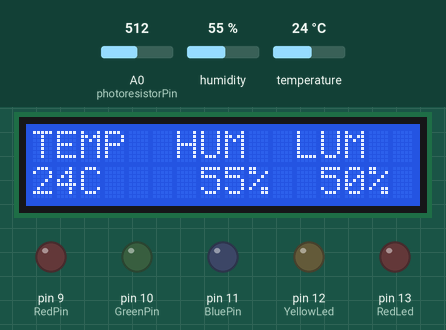
This sketch was run on a simulated Arduino Uno, built with avr-gcc and run on an emulated ATmega328P. Parts: 16×2 character LCD, output pins drawn as LEDs (lit = HIGH). The test bench sets the inputs (shaded band); at power-on: temperature 24 °C, A0 (photoresistorPin) = 512, humidity 55 %. What the sketch prints to the serial monitor is not drawn.

Above: at 1.2 s.
1.3 s: temperature set to 26 °C
At 3.3 s:
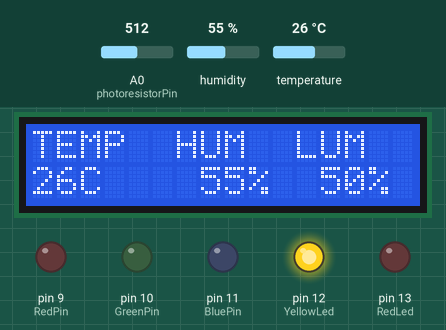
4.0 s: A0 (photoresistorPin) set to 488
At 4.6 s:
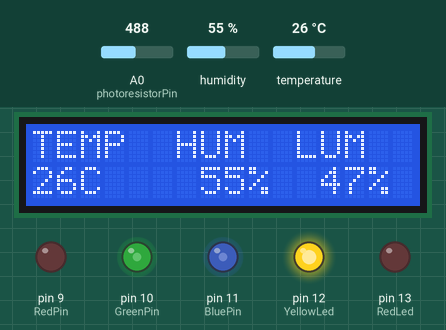
6.7 s: temperature set to 12 °C
At 9.4 s:
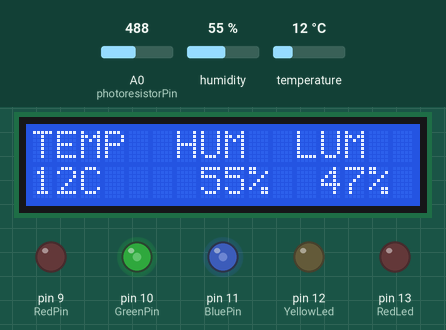
9.7 s: temperature set to 28 °C
At 10.9 s:
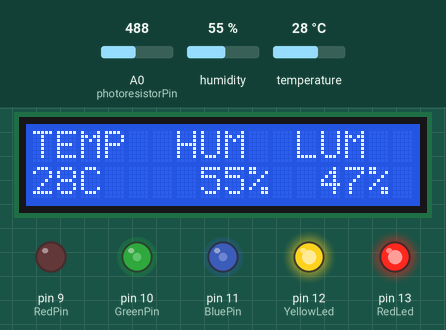
12.4 s: A0 (photoresistorPin) set to 510
At 14.7 s:
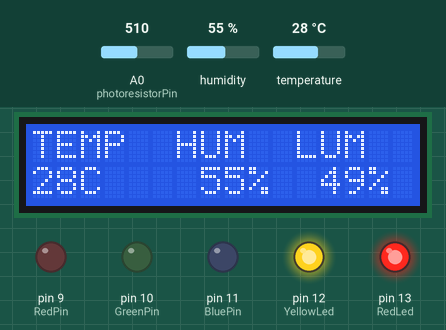
15.7 s: humidity set to 22 %
At 17.2 s:
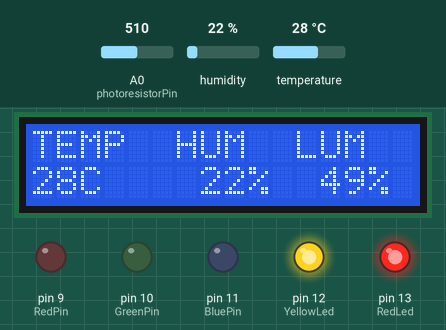
Timing chart, 0 to 18.7 s (numbered marks = the images above; inputs shaded):
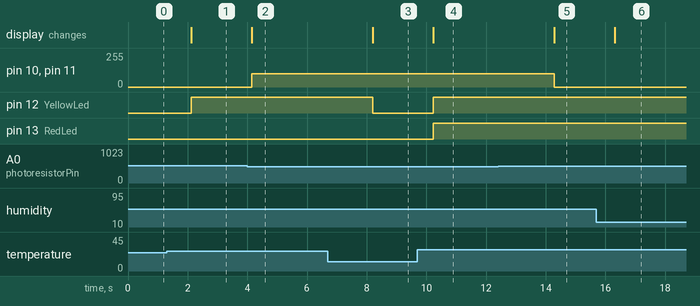

The sketch:

Huerto_Digital_Temperatura.ino
```cpp
/*

HUERTO DIGITAL

  - TEMPERATURE SENSOR
  - HUMIDITY SENSOR
  - LIGHT SENSOR
  - LCD
  - LEDS

*/

// DHT: temperature and humidity sensor
#include "DHT.h"
#define DHTPIN 8
#define DHTTYPE DHT11
DHT dht(DHTPIN, DHTTYPE);

// LCD
#include <LiquidCrystal.h>
LiquidCrystal lcd(7,6,5,4,3,2);

// Photoresistor: light sensor
const int photoresistorPin = A0;
int threshold = 500; // lectura analógica (0-1023) por debajo de la cual está oscuro

// Potentiometer
int potentiometer = A1;

// Normal LEDs
int RedLed = 13;
int YellowLed = 12;

// RGB LED
int RedPin = 9;
int GreenPin = 10;
int BluePin = 11;

void setup(){

  Serial.begin(9600); // baud rate

  Serial.println("Medidas para nuestras plantitas!");

  pinMode(RedLed, OUTPUT); // LED rojo
  pinMode(YellowLed, OUTPUT); // LED amarillo

  // RGB LED
  pinMode(RedPin, OUTPUT); // R
  pinMode(GreenPin, OUTPUT); // G
  pinMode(BluePin, OUTPUT); // B

  dht.begin();

  lcd.begin(16, 2); // activamos todos los cuadros del LCD
  lcd.clear(); // lo reseteamos cada vez que iniciemos la máquina

  // Fila 0 (cabeceras), alineadas con los valores de la fila 1:
  // col: 0123456789012345
  //      TEMP  HUM  LUM
  //      23C    45%  78%
  lcd.setCursor(0,0);
  lcd.print("TEMP");
  lcd.setCursor(6,0);
  lcd.print("HUM");
  lcd.setCursor(11,0);
  lcd.print("LUM");
}


void loop(){

  int light = analogRead(photoresistorPin); // 0-1023
  int lum = map(light, 0, 1023, 0, 100);    // 0-100 %

  // Leemos como float: si la lectura falla, la librería devuelve NaN
  float hum = dht.readHumidity();
  float temp = dht.readTemperature(); // en Celsius

  // Check if any reads failed and try again after a pause.
  if (isnan(hum) || isnan(temp)) {
    Serial.println("Failed to read from DHT sensor!");
    lcd.setCursor(0,1);
    lcd.print("Error sensor DHT");
    delay(2000);
    return;
  }

  // Serial monitor
  Serial.print("Humidity: ");
  Serial.print(hum, 0);
  Serial.print(" %  ");
  Serial.print("Temperature: ");
  Serial.print(temp, 0);
  Serial.print(" C ");
  Serial.print(" Luminosity: ");
  Serial.print(lum);
  Serial.println(" %");

  // LCD: escribimos la fila 1 completa (16 caracteres) con anchos fijos,
  // así no quedan restos de valores anteriores en la pantalla.
  // El DHT11 mide en grados enteros, así que mostramos la temperatura sin decimales.
  char line[17];
  snprintf(line, sizeof(line), "%2ldC   %3ld%% %3d%% ", lround(temp), lround(hum), lum);
  lcd.setCursor(0,1);
  lcd.print(line);

  // Conditions temperature
  digitalWrite(YellowLed, temp >= 25 ? HIGH : LOW); // LEDs amarillos a partir de 25 ºC
  digitalWrite(RedLed,    temp >= 28 ? HIGH : LOW); // LEDs rojos a partir de 28 ºC

  if (light < threshold) {        // if it's dark turn the LED on
    cyan();
  }
  else {                          // if it isn't dark turn the LED off
    turnOff();                    // call the turn off function
  }

  delay(2000); // tiempo entre medidas (2s)

}

void red () {

  //set the LED pins to values that make red
  analogWrite(RedPin, 100);
  analogWrite(GreenPin, 0);
  analogWrite(BluePin, 0);
}
void orange () {

  //set the LED pins to values that make orange
  analogWrite(RedPin, 100);
  analogWrite(GreenPin, 50);
  analogWrite(BluePin, 0);
}
void yellow () {

  //set the LED pins to values that make yellow
  analogWrite(RedPin, 100);
  analogWrite(GreenPin, 100);
  analogWrite(BluePin, 0);
}
void green () {

  //set the LED pins to values that make green
  analogWrite(RedPin, 0);
  analogWrite(GreenPin, 100);
  analogWrite(BluePin, 0);
}
void cyan () {

  //set the LED pins to values that make cyan
  analogWrite(RedPin, 0);
  analogWrite(GreenPin, 100);
  analogWrite(BluePin, 100);
}
void blue () {

  //set the LED pins to values that make blue
  analogWrite(RedPin, 0);
  analogWrite(GreenPin, 0);
  analogWrite(BluePin, 100);
}
void magenta () {

  //set the LED pins to values that make magenta
  analogWrite(RedPin, 100);
  analogWrite(GreenPin, 0);
  analogWrite(BluePin, 100);
}
void turnOff () {

  //set all three LED pins to 0 or OFF
  analogWrite(RedPin, 0);
  analogWrite(GreenPin, 0);
  analogWrite(BluePin, 0);
}
```

Measured:
- the behaviour switches between 24 and 25 °C on temperature (found by bisection; images 0 and 1)
- the behaviour switches between 500 and 499 on A0 (photoresistorPin) (found by bisection; images 1 and 2)
- after the input at 1.3 s, pin 12 (YellowLed): LOW → HIGH after 0.82 s; the display: changes after 0.82 s (image 1)
- after the input at 4.0 s, pin 10 (GreenPin), pin 11 (BluePin): 0/255 → 100/255 after 0.15 s; the display: changes after 0.15 s (image 2)
- after the input at 6.7 s, pin 12 (YellowLed): HIGH → LOW after 1.5 s; the display: changes after 1.5 s (image 3)
- after the input at 9.7 s, pin 12 (YellowLed), pin 13 (RedLed): LOW → HIGH after 0.53 s; the display: changes after 0.53 s (image 4)
- after the input at 12.4 s, pin 10 (GreenPin), pin 11 (BluePin): 100/255 → 0/255 after 1.9 s; the display: changes after 1.9 s (image 5)
- after the input at 15.7 s, the display: changes after 0.61 s (image 6)
